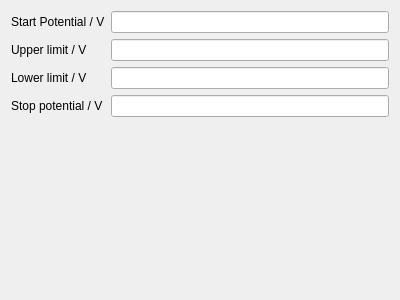
<?xml version="1.0" encoding="UTF-8"?>
<ui version="4.0">
 <class>Form</class>
 <widget class="QWidget" name="Form">
  <property name="geometry">
   <rect>
    <x>0</x>
    <y>0</y>
    <width>400</width>
    <height>300</height>
   </rect>
  </property>
  <property name="windowTitle">
   <string>Form</string>
  </property>
  <layout class="QFormLayout" name="formLayout">
   <item row="0" column="1">
    <widget class="QLineEdit" name="lineEdit"/>
   </item>
   <item row="0" column="0">
    <widget class="QLabel" name="label">
     <property name="text">
      <string>Start Potential / V</string>
     </property>
    </widget>
   </item>
   <item row="1" column="0">
    <widget class="QLabel" name="label_2">
     <property name="text">
      <string>Upper limit / V</string>
     </property>
    </widget>
   </item>
   <item row="1" column="1">
    <widget class="QLineEdit" name="lineEdit_2"/>
   </item>
   <item row="2" column="0">
    <widget class="QLabel" name="label_3">
     <property name="text">
      <string>Lower limit / V</string>
     </property>
    </widget>
   </item>
   <item row="2" column="1">
    <widget class="QLineEdit" name="lineEdit_3"/>
   </item>
   <item row="3" column="0">
    <widget class="QLabel" name="label_4">
     <property name="text">
      <string>Stop potential / V</string>
     </property>
    </widget>
   </item>
   <item row="3" column="1">
    <widget class="QLineEdit" name="lineEdit_4"/>
   </item>
  </layout>
 </widget>
 <resources/>
 <connections/>
</ui>
